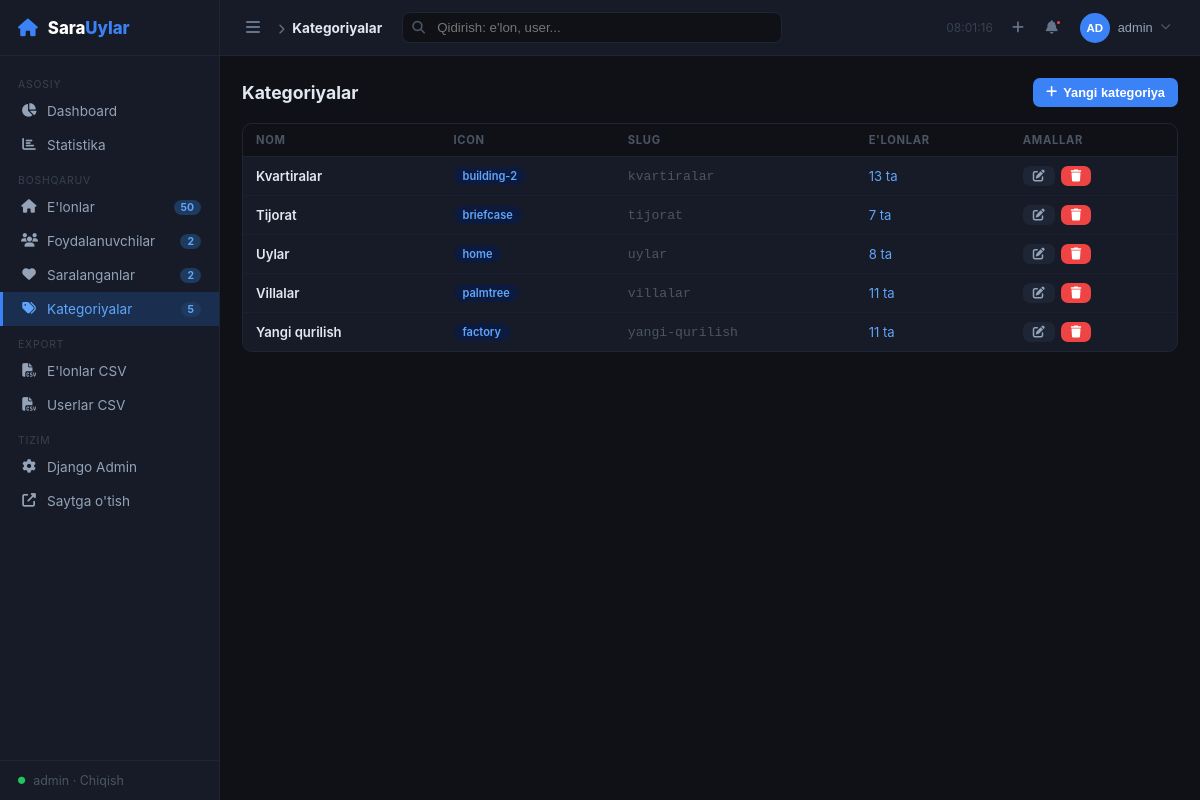
The app's page /panel/categories/ (signed in) with its own data.
### base/models.py (models this page shows, shortened)
class Category(models.Model):
    name = models.CharField(max_length=100)
    slug = models.SlugField(unique=True, blank=True)
    icon = models.CharField(max_length=50, blank=True, help_text="Lucide icon name")
    class Meta:
        verbose_name = "Kategoriya"
        verbose_name_plural = "Kategoriyalar"

### base/panel_views.py (the view)
# urls.py: path('panel/categories/',                             panel_views.panel_categories,              name='panel_categories'),
@staff_only
def panel_categories(request):
    cats = Category.objects.annotate(prop_count=Count('properties')).order_by('name')
    ctx = {'page': 'categories', 'categories': cats}
    return render(request, 'panel/categories.html', ctx)

### base/context_processors.py (called while the page is built)
def panel_counts(request):
    if not request.path.startswith('/panel/'):
        return {}
    if not request.user.is_authenticated or not request.user.is_staff:
        return {}
    return {
        'cnt_properties': Property.objects.count(),
        'cnt_users':      User.objects.count(),
        'cnt_favorites':  Favorite.objects.count(),
        'cnt_categories': Category.objects.count(),
    }

### templates/panel/categories.html (shortened to what this page needs)
{% extends "panel/base.html" %}
{% block breadcrumb %}Kategoriyalar{% endblock %}
{% block content %}
<div style="display:flex;justify-content:space-between;align-items:center;margin-bottom:16px">
  <h2 style="font-size:1.1rem;font-weight:700">Kategoriyalar</h2>
  <button onclick="openModal('add-modal')" class="btn btn-primary"><i class="fas fa-plus"></i> Yangi kategoriya</button>
</div>
<div class="panel-card">
  <table>
    <thead>
      <tr>
        <th>Nom</th>
        <th>Icon</th>
        <th>Slug</th>
        <th>E'lonlar</th>
        <th>Amallar</th>
      </tr>
    </thead>
    <tbody>
      {% for cat in categories %}
      <tr>
        <td style="font-weight:600;color:#e2e8f0">{{ cat.name }}</td>
        <td>
          {% if cat.icon %}
            <span class="badge badge-blue">{{ cat.icon }}</span>
          {% else %}—{% endif %}
        </td>
        <td style="color:#4b5563;font-family:monospace">{{ cat.slug }}</td>
        <td>
          <a href="{% url 'panel_properties' %}?cat={{ cat.slug }}" style="color:#60a5fa;text-decoration:none">
            {{ cat.prop_count }} ta
          </a>
        </td>
        <td>
          <div style="display:flex;gap:6px">
            <button onclick="openEditModal({{ cat.pk }}, '{{ cat.name|escapejs }}', '{{ cat.icon|escapejs }}')"
              class="btn btn-ghost btn-sm"><i class="fas fa-edit"></i></button>
            <form id="del-cat-{{ cat.pk }}" method="post" action="{% url 'panel_category_delete' cat.pk %}">
              <button type="button" onclick="confirmDelete('del-cat-{{ cat.pk }}')"
                class="btn btn-danger btn-sm"><i class="fas fa-trash"></i></button>
            </form>
          </div>
        </td>
      </tr>
      {% empty %}
      <tr><td colspan="5" style="text-align:center;color:#4b5563;padding:30px">Kategoriyalar yo'q</td></tr>
      {% endfor %}
    </tbody>
  </table>
</div>
{% endblock %}

### templates/panel/base.html (shortened to what this page needs)
<!DOCTYPE html>
<html lang="uz">
<head>
{% load static %}
<link rel="stylesheet" href="https://cdnjs.cloudflare.com/ajax/libs/font-awesome/6.5.0/css/all.min.css">
</head>
<body>
<aside class="sidebar" id="sidebar">
  <div class="sidebar-logo">
    <i class="fas fa-home" style="color:#3b82f6;font-size:1.1rem;flex-shrink:0"></i>
    <span>Sara<em>Uylar</em></span>
  </div>
  <nav class="sidebar-nav">
    <div class="nav-section">Asosiy</div>
    <a href="{% url 'panel_home' %}" class="nav-item {% if page == 'dashboard' %}active{% endif %}">
      <i class="fas fa-chart-pie"></i><span class="nav-label"> Dashboard</span>
    </a>
    <a href="{% url 'panel_stats' %}" class="nav-item {% if page == 'stats' %}active{% endif %}">
      <i class="fas fa-chart-bar"></i><span class="nav-label"> Statistika</span>
    </a>
    <div class="nav-section">Boshqaruv</div>
    <a href="{% url 'panel_properties' %}" class="nav-item {% if page == 'properties' %}active{% endif %}">
      <i class="fas fa-home"></i><span class="nav-label"> E'lonlar</span>
      {% if cnt_properties %}<span class="nav-badge">{{ cnt_properties }}</span>{% endif %}
    </a>
    <a href="{% url 'panel_users' %}" class="nav-item {% if page == 'users' %}active{% endif %}">
      <i class="fas fa-users"></i><span class="nav-label"> Foydalanuvchilar</span>
      {% if cnt_users %}<span class="nav-badge">{{ cnt_users }}</span>{% endif %}
    </a>
    <a href="{% url 'panel_favorites' %}" class="nav-item {% if page == 'favorites' %}active{% endif %}">
      <i class="fas fa-heart"></i><span class="nav-label"> Saralanganlar</span>
      {% if cnt_favorites %}<span class="nav-badge">{{ cnt_favorites }}</span>{% endif %}
    </a>
    <a href="{% url 'panel_categories' %}" class="nav-item {% if page == 'categories' %}active{% endif %}">
      <i class="fas fa-tags"></i><span class="nav-label"> Kategoriyalar</span>
      {% if cnt_categories %}<span class="nav-badge">{{ cnt_categories }}</span>{% endif %}
    </a>
    <div class="nav-section">Export</div>
    <a href="{% url 'panel_export_properties' %}" class="nav-item">
      <i class="fas fa-file-csv"></i><span class="nav-label"> E'lonlar CSV</span>
    </a>
    <a href="{% url 'panel_export_users' %}" class="nav-item">
      <i class="fas fa-file-csv"></i><span class="nav-label"> Userlar CSV</span>
    </a>
    <div class="nav-section">Tizim</div>
    <a href="/admin/" class="nav-item" target="_blank">
      <i class="fas fa-cog"></i><span class="nav-label"> Django Admin</span>
    </a>
    <a href="/" class="nav-item" target="_blank">
      <i class="fas fa-external-link-alt"></i><span class="nav-label"> Saytga o'tish</span>
    </a>
  </nav>
  <div class="sidebar-footer">
    <i class="fas fa-circle" style="color:#22c55e;font-size:.45rem;flex-shrink:0"></i>
    <span class="sidebar-footer-text">{{ request.user.username }} · <a href="/accounts/logout/">Chiqish</a></span>
  </div>
</aside>
<div class="main" id="main">
  <div class="topbar">
    <button class="tb-toggle" id="sidebarToggle" title="Sidebar">
      <i class="fas fa-bars"></i>
    </button>
    <div class="tb-breadcrumb">
      <i class="fas fa-chevron-right" style="font-size:.65rem;margin-right:4px"></i>
      <strong>{% block breadcrumb %}Panel{% endblock %}</strong>
    </div>
    <div class="tb-search" id="searchBox">
      <input type="text" id="searchInput" placeholder="Qidirish: e'lon, user..." autocomplete="off">
    </div>
    <div class="tb-right">
      <span class="tb-clock" id="clock"></span>
      <div class="tb-dropdown">
        <button class="tb-btn" onclick="toggleDD('quickAdd')" title="Tez qo'shish">
          <i class="fas fa-plus"></i>
        </button>
      </div>
      <div class="tb-dropdown">
        <button class="tb-btn" onclick="toggleDD('notifDD')" title="Bildirishnomalar">
          <i class="fas fa-bell"></i>
          {% if cnt_properties %}<span class="dot"></span>{% endif %}
        </button>
      </div>
      <div class="tb-dropdown">
        <button class="tb-btn" onclick="toggleDD('userDD')" style="gap:8px">
          <span class="avatar-sm">{{ request.user.username|slice:":2"|upper }}</span>
          <span style="font-size:.8rem;color:#94a3b8;max-width:80px;overflow:hidden;text-overflow:ellipsis;white-space:nowrap">{{ request.user.username }}</span>
          <i class="fas fa-chevron-down" style="font-size:.65rem;color:#4b5563"></i>
        </button>
      </div>
    </div>
  </div>
  <div class="content">
    {% block content %}{% endblock %}
  </div>
</div>
</body>
</html>

### templates/panel/base.html (style rules this page uses)
* { box-sizing:border-box;margin:0;padding:0 }
body { font-family:-apple-system,BlinkMacSystemFont,'Segoe UI',sans-serif;background:#0f1117;color:#e2e8f0;display:flex;min-height:100vh }
.sidebar { width:220px;min-height:100vh;background:#161b27;border-right:1px solid #1e2535;display:flex;flex-direction:column;position:fixed;top:0;left:0;z-index:100;transition:width .2s }
.sidebar-logo { padding:16px 18px;border-bottom:1px solid #1e2535;display:flex;align-items:center;gap:10px;min-height:56px }
.sidebar-logo span { font-size:1.05rem;font-weight:800;color:#fff;white-space:nowrap }
.sidebar-logo span em { color:#3b82f6;font-style:normal }
.sidebar-nav { flex:1;padding:10px 0;overflow-y:auto }
.nav-section { padding:6px 18px 3px;font-size:.65rem;color:#374151;text-transform:uppercase;letter-spacing:.08em;margin-top:6px;white-space:nowrap }
.nav-item { display:flex;align-items:center;gap:10px;padding:9px 18px;color:#94a3b8;text-decoration:none;font-size:.85rem;transition:all .15s;border-left:3px solid transparent;white-space:nowrap }
.nav-item.active { background:#1a2f50;color:#60a5fa;border-left-color:#3b82f6 }
.nav-item i { width:16px;text-align:center;font-size:.85rem;flex-shrink:0 }
.nav-badge { margin-left:auto;background:#1e3a5f;color:#60a5fa;padding:1px 7px;border-radius:20px;font-size:.65rem;font-weight:700 }
.sidebar-footer { padding:12px 18px;border-top:1px solid #1e2535;font-size:.78rem;color:#4b5563;display:flex;align-items:center;gap:8px }
.sidebar-footer a { color:#4b5563;text-decoration:none }
.main { margin-left:220px;flex:1;display:flex;flex-direction:column;min-height:100vh;transition:margin-left .2s }
.topbar { background:#161b27;border-bottom:1px solid #1e2535;padding:0 20px;height:56px;display:flex;align-items:center;gap:12px;position:sticky;top:0;z-index:50 }
.tb-toggle { background:none;border:none;color:#64748b;cursor:pointer;font-size:1rem;padding:6px;border-radius:6px;flex-shrink:0 }
.tb-breadcrumb { font-size:.85rem;color:#64748b;white-space:nowrap }
.tb-breadcrumb strong { color:#e2e8f0 }
.tb-search { flex:1;max-width:380px;position:relative;margin:0 8px }
.tb-search input { width:100%;background:#0f1117;border:1px solid #1e2535;color:#e2e8f0;padding:7px 12px 7px 34px;border-radius:8px;font-size:.83rem;outline:none;transition:border-color .15s }
.tb-right { display:flex;align-items:center;gap:4px;margin-left:auto }
.tb-btn { background:none;border:none;color:#64748b;cursor:pointer;padding:7px 9px;border-radius:7px;font-size:.85rem;position:relative;text-decoration:none;display:inline-flex;align-items:center;gap:5px;transition:all .15s }
.tb-btn .dot { position:absolute;top:5px;right:5px;width:7px;height:7px;border-radius:50%;background:#ef4444;border:2px solid #161b27 }
.tb-dropdown { position:relative }
.tb-clock { font-size:.75rem;color:#374151;white-space:nowrap;padding:0 6px }
.avatar-sm { width:30px;height:30px;border-radius:50%;background:#3b82f6;display:inline-flex;align-items:center;justify-content:center;font-weight:700;font-size:.72rem;color:#fff;flex-shrink:0 }
.content { padding:22px;flex:1 }
.panel-card { background:#161b27;border:1px solid #1e2535;border-radius:10px;overflow:hidden;margin-bottom:18px }
table { width:100%;border-collapse:collapse }
th { padding:9px 13px;text-align:left;font-size:.7rem;color:#4b5563;text-transform:uppercase;letter-spacing:.06em;border-bottom:1px solid #1e2535;background:#0f1117 }
td { padding:9px 13px;font-size:.82rem;color:#cbd5e1;border-bottom:1px solid #1a2030;vertical-align:middle }
tr:last-child td { border-bottom:none }
.badge { display:inline-block;padding:2px 9px;border-radius:20px;font-size:.69rem;font-weight:600 }
.badge-blue { background:#0c1a3d;color:#60a5fa }
.btn { display:inline-flex;align-items:center;gap:6px;padding:7px 13px;border-radius:7px;font-size:.8rem;font-weight:600;cursor:pointer;border:none;text-decoration:none;transition:opacity .15s }
.btn-primary { background:#3b82f6;color:#fff }
.btn-danger { background:#ef4444;color:#fff }
.btn-ghost { background:#1e2535;color:#94a3b8 }
.btn-sm { padding:4px 10px;font-size:.75rem }

### records on screen
Category: name "Kvartiralar", icon "building-2", slug "kvartiralar", prop_count "13"
Category: name "Tijorat", icon "briefcase", slug "tijorat", prop_count "7"
Category: name "Uylar", icon "home", slug "uylar", prop_count "8"
Category: name "Villalar", icon "palmtree", slug "villalar", prop_count "11"
Category: name "Yangi qurilish", icon "factory", slug "yangi-qurilish", prop_count "11"

### other values on screen
{{ cnt_properties }} "50"
{{ cnt_users }} "2"
{{ cnt_favorites }} "2"
{{ cnt_categories }} "5"
{{ request.user.username }} "admin"
{{ request.user.username|slice:":2"|upper }} "AD"
